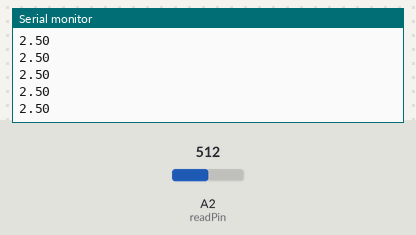
The sketch below on a simulated Arduino Uno, built with avr-gcc and run on an emulated ATmega328P. Shown: the last lines printed to the serial monitor. The test bench sets the inputs (shaded band); at power-on: A2 (readPin) = 512.

Above: at 1.2 s.
1.3 s: A2 (readPin) set to 716
At 1.68 s:
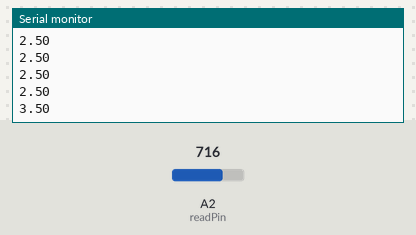
2.8 s: A2 (readPin) set to 900
At 2.94 s:
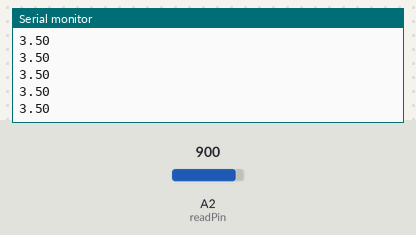
Timing chart, 0 to 5.8 s (numbered marks = the images above; inputs shaded):
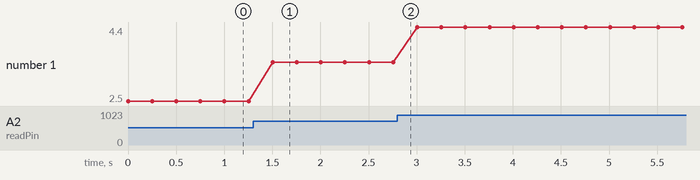

The sketch:

Potentiometer.ino
```cpp
int readPin = A2;
int inV = 0;
int myD = 250;
void setup() {
  // put your setup code here, to run once:
pinMode(readPin,INPUT);
Serial.begin(9600);
}

void loop() {
  // put your main code here, to run repeatedly:
  inV = analogRead(readPin);
  Serial.println(inV * (5./1023.));
  delay(myD);
}
```

Measured:
- after the input at 1.3 s, the serial monitor: prints a new line after 0.20 s (image 1)
- plotted number 1: 2.5 → 3.5 after the input at 1.3 s, 3.5 → 4.4 after the input at 2.8 s
